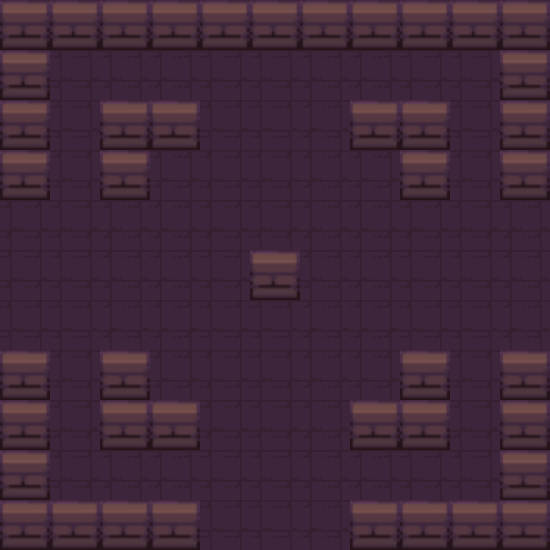

This game map was drawn from its Tiled (.tmx) file and the tilesets committed beside it. A one-line description and the full map source follow:
An orthogonal 11x11 tile map with 50x50 px tiles, 1 tile layer (Capa de patrones 1) and 21 objects (Player, Enemy, Chest, Healing, Ending).

<map version="1.9" tiledversion="1.9.2" orientation="orthogonal" renderorder="right-down" width="11" height="11" tilewidth="50" tileheight="50" infinite="0" nextlayerid="3" nextobjectid="35">
 <tileset firstgid="1" source="dungeonTileSet1.tsx" />
 <layer id="1" name="Capa de patrones 1" width="11" height="11">
  <data encoding="csv">
1,1,1,1,1,1,1,1,1,1,1,
1,2,2,2,2,2,2,2,2,2,1,
1,2,1,1,2,2,2,1,1,2,1,
1,2,1,2,2,2,2,2,1,2,1,
2,2,2,2,2,2,2,2,2,2,2,
2,2,2,2,2,1,2,2,2,2,2,
2,2,2,2,2,2,2,2,2,2,2,
1,2,1,2,2,2,2,2,1,2,1,
1,2,1,1,2,2,2,1,1,2,1,
1,2,2,2,2,2,2,2,2,2,1,
1,1,1,1,2,2,2,1,1,1,1
</data>
 </layer>
 <objectgroup id="2" name="Capa de Objetos 1">
  <object id="10" name="Player" x="255.793" y="96.4056" width="39" height="41" />
  <object id="11" x="100" y="200">
   <polygon points="0,0 0,-99.5938 50,-99.5938 50,0" />
  </object>
  <object id="12" x="150" y="150">
   <polygon points="0,0 50,0 50,-49.5938 0,-49.5938" />
  </object>
  <object id="13" x="350" y="100.522">
   <polygon points="0,0 100,0 100,49.4783 0,49.4783" />
  </object>
  <object id="14" x="400" y="150">
   <polygon points="0,0 50,0 50,50 0,50" />
  </object>
  <object id="15" x="100" y="350">
   <polygon points="0,0 50,0 50,99.625 0,99.625" />
  </object>
  <object id="16" x="150" y="400">
   <polygon points="0,0 50,0 50,49.625 0,49.625" />
  </object>
  <object id="17" x="350" y="400">
   <polygon points="0,0 100,0 100,49.5 0,49.5" />
  </object>
  <object id="18" x="400" y="400">
   <polygon points="0,0 0,-50 50,-50 50,0" />
  </object>
  <object id="19" x="500" y="350">
   <polygon points="0,0 50,0 50,200 0,200" />
  </object>
  <object id="20" x="500" y="500.539">
   <polygon points="0,0 -150,0 -150,49.4611 0,49.4611" />
  </object>
  <object id="21" x="200" y="500.533">
   <polygon points="0,0 0,49.4667 -200,49.4667 -200,0" />
  </object>
  <object id="22" x="50" y="500.483">
   <polygon points="0,0 0,-150.483 -50,-150.483 -50,0" />
  </object>
  <object id="23" x="50" y="200">
   <polygon points="0,0 0,-200 -50,-200 -50,0" />
  </object>
  <object id="24" x="50" y="0">
   <polygon points="0,0 500,0 500,49.5156 0,49.5156" />
  </object>
  <object id="25" x="500" y="49.5778">
   <polygon points="0,0 50,0 50,150.422 0,150.422" />
  </object>
  <object id="26" name="Enemy" x="250" y="350" width="50" height="50" />
  <object id="27" name="Chest" x="92.8621" y="247.846" width="43.5491" height="42.9087" />
  <object id="28" name="Healing" x="400.268" y="255.211" width="43.5491" height="42.9087" />
  <object id="33" name="Ending" x="251.922" y="204.529" width="42.9553" height="42.9553" />
  <object id="34" x="250" y="250">
   <polygon points="0,0 50,0 50,50 0,50" />
  </object>
 </objectgroup>
</map>
